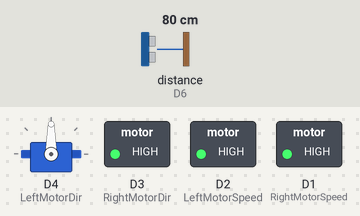
The sketch below on a simulated ESP8266 (NodeMCU). On the bench: servo, switched loads named in the sketch (green lamp = pin HIGH). Inputs (shaded band) come from the test bench; at power-on: distance to the obstacle (sensor on D6) 80 cm. The echo pulse lasts 58.3 µs per cm; pins used as bus, display or sensor lines are not drawn.

Above: at 1.2 s.
1.3 s: distance to the obstacle (sensor on D6) set to 33 cm
2.8 s: distance to the obstacle (sensor on D6) set to 28 cm
At 3.7 s:
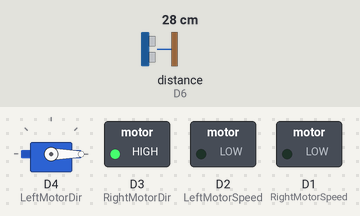
10.3 s: distance to the obstacle (sensor on D6) set to 35 cm
At 12.4 s:
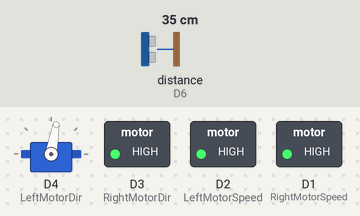
12.9 s: distance to the obstacle (sensor on D6) set to 2 cm
At 13.19 s:
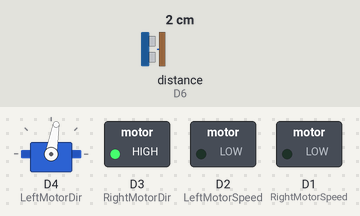
Timing chart, 0 to 15.9 s (numbered marks = the images above; inputs shaded):
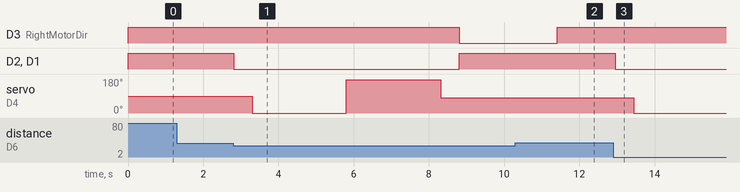

The sketch:

Nodemcu_rodo_autonomo.ino
```cpp
// Includes the Servo library
#include <Servo.h>
#include <HCSR04.h>

//MOTOR:
#define RightMotorSpeed 5
#define RightMotorDir   0
#define LeftMotorSpeed  4
#define LeftMotorDir    2


int minRange = 300;
int maxRange = 900;
int minSpeed = 450;
int maxSpeed = 1020;
int noSpeed = 0;

// DEFININDO PINOS DO SENSOR ULTRASONICO
const int trigPin = D7;
const int echoPin = D6;
UltraSonicDistanceSensor distanceSensor(trigPin, echoPin);

// VARIAVEIS DE DURACAO E DISTANCIA

long duration;
int distance;

float dist_right;                             //Armazena a distância em centímetros da direita
float dist_left;

//DEFININDO SERVO
Servo myServo;

int vel,situacao;
float dist_cm,distMinima=45;

void frente(){
    digitalWrite(RightMotorDir,HIGH);
    digitalWrite(LeftMotorDir,HIGH);
    analogWrite(RightMotorSpeed,maxSpeed);
    analogWrite(LeftMotorSpeed,maxSpeed);


  }
void re(){
  digitalWrite(RightMotorDir,LOW);
  digitalWrite(LeftMotorDir,LOW);
  analogWrite(RightMotorSpeed,maxSpeed);
  analogWrite(LeftMotorSpeed,maxSpeed);
}

void freia(){
    digitalWrite(RightMotorDir,HIGH);
    digitalWrite(LeftMotorDir,HIGH);
    analogWrite(RightMotorSpeed,noSpeed);
    analogWrite(LeftMotorSpeed,noSpeed);
  }

void direita(){
    digitalWrite(RightMotorDir,HIGH);
   // digitalWrite(LeftMotorDir,LOW);
    analogWrite(RightMotorSpeed,minSpeed);
    //analogWrite(LeftMotorSpeed,minSpeed);
  }
void esquerda(){
   // digitalWrite(RightMotorDir,LOW);
    digitalWrite(LeftMotorDir,HIGH);
    //analogWrite(RightMotorSpeed,minSpeed);
    analogWrite(LeftMotorSpeed,minSpeed);
  }


void decision()                              //Compara as distâncias e decide qual melhor caminho a seguir
{
   freia();                              //Para o robô
   delay(500);                               //Aguarda 500ms
   myServo.write(0);                          //Move sensor para direita através do servo
   delay(500);                               //Aguarda 500ms
   dist_right = distanceSensor.measureDistanceCm();           //Mede distância e armazena em dist_right
   delay(2000);                              //Aguarda 2000ms
   myServo.write(175);                        //Move sensor para esquerda através do servo
   delay(500);                               //Aguarda 500ms
   dist_left = distanceSensor.measureDistanceCm();            //Mede distância e armazena em dis_left
   delay(2000);                               //Aguarda 2000ms
   myServo.write(80);                         //Centraliza servo
   delay(500);

   if(dist_right > dist_left)                //Distância da direita maior que da esquerda?
   {                                         //Sim...

      re();                           //Move o robô para trás
      delay(600);                            //Por 600ms
      direita();                          //Move o robô para direita
      delay(2000);                           //Por 2000ms
      frente();                          //Move o robô para frente

   } //end if

   else                                      //Não...
   {

      re();                           //Move o robô para trás
      delay(600);                            //Por 600ms
      esquerda();                           //Move o robô para esquerda
      delay(2000);                            //Por 2000ms
      frente();                          //Move o robô para frente

   } //end else


} //end decision


void setup() {
//setando os pinos referentes aos motores
  pinMode(RightMotorSpeed, OUTPUT);
  pinMode(LeftMotorSpeed, OUTPUT);
  pinMode(RightMotorDir, OUTPUT);
  pinMode(LeftMotorDir, OUTPUT);

//iniciando o carrinho com os motores desligados e sentido de rotação à frente
  digitalWrite(RightMotorSpeed, LOW);
  digitalWrite(LeftMotorSpeed, LOW);
  digitalWrite(RightMotorDir, HIGH);
  digitalWrite(LeftMotorDir,HIGH);
//

  pinMode(trigPin, OUTPUT); // SENSOR ULTRASONICO OUTPUT
  pinMode(echoPin, INPUT); // SENSOR ULTRASONICO INPUT

  Serial.begin(9600);
  myServo.attach(2); // DEFININDO PINO DO SERVO
  myServo.write(90);
}

void loop() {

  frente();

  dist_cm = distanceSensor.measureDistanceCm();

  if(dist_cm < 30 or dist_cm  == -1) //distância menor que 20 cm?
  {
      decision();
  }


   delay(100);
}
```

Measured:
- the behaviour switches between 30 and 29 cm on distance to the obstacle (sensor on D6) (found by bisection; images 0 and 1)
- after the input at 1.3 s, every drawn part: stays the same
- after the input at 2.8 s, D3 (RightMotorDir): HIGH → LOW after 6.0 s; D2 (LeftMotorSpeed), D1 (RightMotorSpeed): HIGH → LOW at once, → HIGH 6.0 s later; servo on D4 (LeftMotorDir): 90° → 0° after 0.51 s, → 175° 2.5 s later, → 80° 2.5 s later
- after the input at 10.3 s, D2 (LeftMotorSpeed), D1 (RightMotorSpeed): stays HIGH (without the input it goes to LOW after 1.2 s); servo on D4 (LeftMotorDir): stays 80° (without the input it goes to 0° after 1.7 s)
- after the input at 12.9 s, D2 (LeftMotorSpeed), D1 (RightMotorSpeed): HIGH → LOW after 0.05 s; servo on D4 (LeftMotorDir): 80° → 0° after 0.55 s
